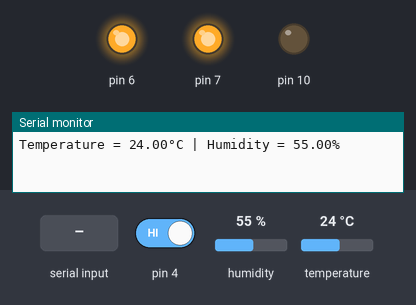
The sketch below on a simulated Arduino Uno, built with avr-gcc and run on an emulated ATmega328P. Parts: output pins drawn as LEDs (lit = HIGH), the last lines printed to the serial monitor. The inputs (shaded band) are chosen by the test bench; at power-on: pin 4 HIGH, humidity 55 %, temperature 24 °C.

Above: at 1.2 s.
1.3 s: pin 4 driven LOW
At 2.7 s:
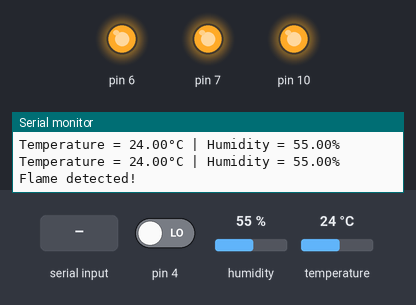
3.0 s: "1" received over Serial
At 5.7 s:
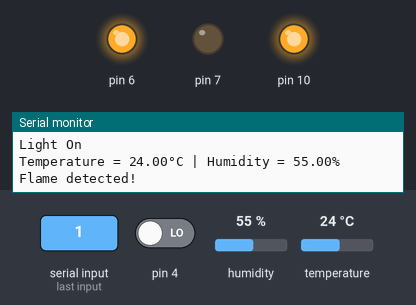
6.0 s: "3" received over Serial
At 8.7 s:
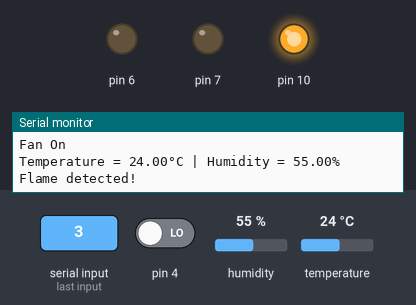
9.1 s: "2" received over Serial
At 11.6 s:
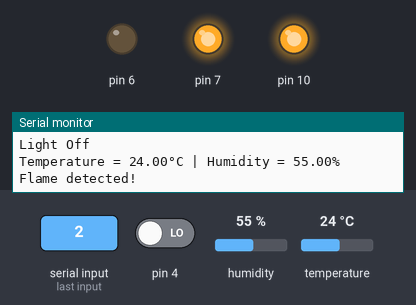
12.1 s: pin 4 driven HIGH
At 13.4 s:
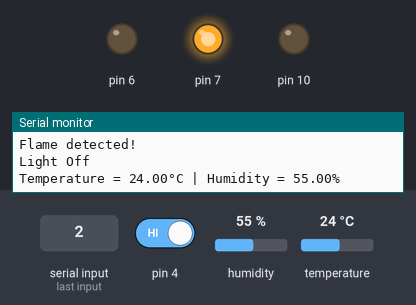
13.7 s: "1" received over Serial
At 16.5 s:
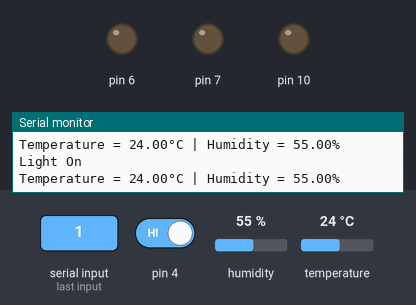
Timing chart, 0 to 17.7 s (numbered marks = the images above; inputs shaded):
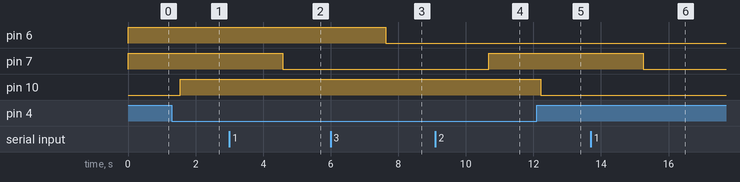

The sketch:

home_automation.ino
```cpp
#include <dht.h>

dht DHT;

char val;
char val2;

void setup() {
  Serial.begin(9600);
  pinMode(7, OUTPUT);
  pinMode(6, OUTPUT);
  pinMode(4, INPUT);
  pinMode(10, OUTPUT);

  Serial.begin(9600);
  digitalWrite(7, HIGH);
  digitalWrite(6, HIGH);
  digitalWrite(10, LOW);
}

void loop() {

    if (val == '1') {
    digitalWrite(7, LOW);
    Serial.println("Light On");
  } else if (val == '2') {
    digitalWrite(7, HIGH);
    Serial.println("Light Off");
  } else if (val == '3') {
    digitalWrite(6, LOW);
    Serial.println("Fan On");
  } else if (val == '4') {
    digitalWrite(6, HIGH);
    Serial.println("Fan Off");
  }

  int readData = DHT.read11(8);

  float t = DHT.temperature;
  float h = DHT.humidity;

  Serial.print("Temperature = ");
  Serial.print(t);
  Serial.print("°C | ");
  Serial.print("Humidity = ");
  Serial.print(h);
  Serial.println("% ");
  Serial.println("");

  int flameValue = digitalRead(4);
  if (flameValue == LOW) {
    Serial.println("Flame detected!");
    digitalWrite(10, HIGH);
  } else {
    digitalWrite(10, LOW);
  }

   if (Serial.available()) {
    val = Serial.read();
    val2 = Serial.read();
  }

  delay(1500);

}
```

Measured:
- after the input at 1.3 s, pin 10: LOW → HIGH after 0.25 s
- after the input at 3.0 s, pin 7: HIGH → LOW after 1.6 s
- after the input at 6.0 s, pin 6: HIGH → LOW after 1.6 s
- after the input at 9.1 s, pin 7: LOW → HIGH after 1.6 s
- after the input at 12.1 s, pin 10: HIGH → LOW after 0.12 s
- after the input at 13.7 s, pin 7: HIGH → LOW after 1.5 s
